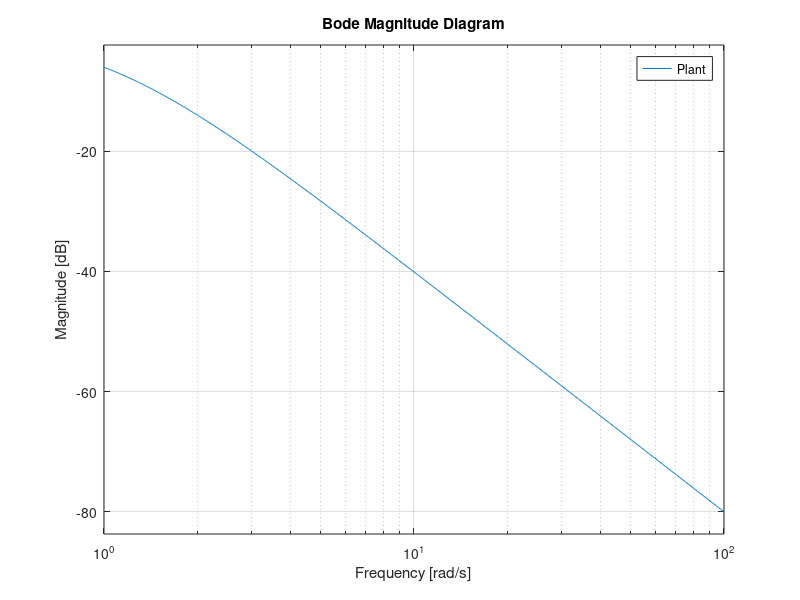

This chart was generated by the following MATLAB code: (Note: this script raises an error after producing the figure.)
clear all,close all,clc;
%%
p1=1
p2=1
p3=1
p4=-1
Plant=tf([1,p4],conv(conv([1,p1],[1,p2]),[1,p3]))
bodemag(Plant,{1,1e2});
obj1=gca;
obj1.Children(1).Children.Color=[0,0,0];
obj1.Children(1).Children.LineWidth= 2;
obj1.Children(1).Children.LineStyle= '-';
% setfield(gcf,'Color',[1,1,1]);
obj2=gcf
obj2.Color=[1,1,1]